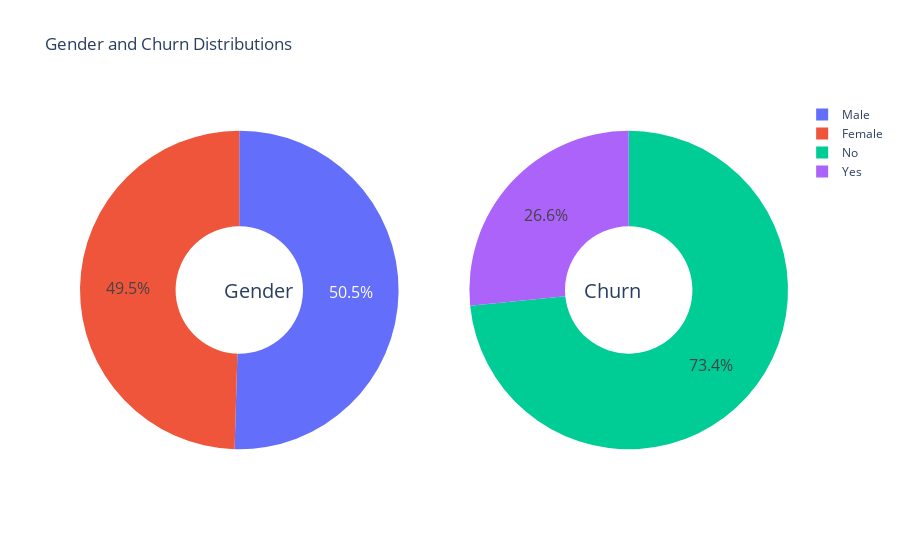

Source (notebook cell):
### Markdown cell above
# Data Visulization

### Code cell
g_labels = ['Male', 'Female']
c_labels = ['No', 'Yes']
# Create subplots: use 'domain' type for Pie subplot
fig = make_subplots(rows=1, cols=2, specs=[[{'type':'domain'}, {'type':'domain'}]])
fig.add_trace(go.Pie(labels=g_labels, values=df['gender'].value_counts(), name="Gender"),1, 1)
fig.add_trace(go.Pie(labels=c_labels, values=df['Churn'].value_counts(), name="Churn"),1, 2)
fig.update_traces(hole=.4, hoverinfo="label+percent+name", textfont_size=16)
fig.update_layout(
    title_text="Gender and Churn Distributions",
    annotations=[dict(text='Gender', x=0.20, y=0.5, font_size=20, showarrow=False),
                 dict(text='Churn', x=0.795, y=0.5, font_size=20, showarrow=False)])
fig.show()

### Figure 1 — Plotly figure (JSON) as saved in the notebook; plotly's stock layout.template omitted (floating-point values rounded to 4 significant figures)
{"data": [{"domain": {"x": [0, 0.45], "y": [0, 1]}, "hole": 0.4, "hoverinfo": "label+percent+name", "labels": ["Male", "Female"], "name": "Gender", "textfont": {"size": 16}, "type": "pie", "values": [3549, 3483]}, {"domain": {"x": [0.55, 1], "y": [0, 1]}, "hole": 0.4, "hoverinfo": "label+percent+name", "labels": ["No", "Yes"], "name": "Churn", "textfont": {"size": 16}, "type": "pie", "values": [5163, 1869]}], "layout": {"annotations": [{"font": {"size": 20}, "showarrow": false, "text": "Gender", "x": 0.2, "y": 0.5}, {"font": {"size": 20}, "showarrow": false, "text": "Churn", "x": 0.795, "y": 0.5}], "autosize": true, "title": {"text": "Gender and Churn Distributions"}}}
